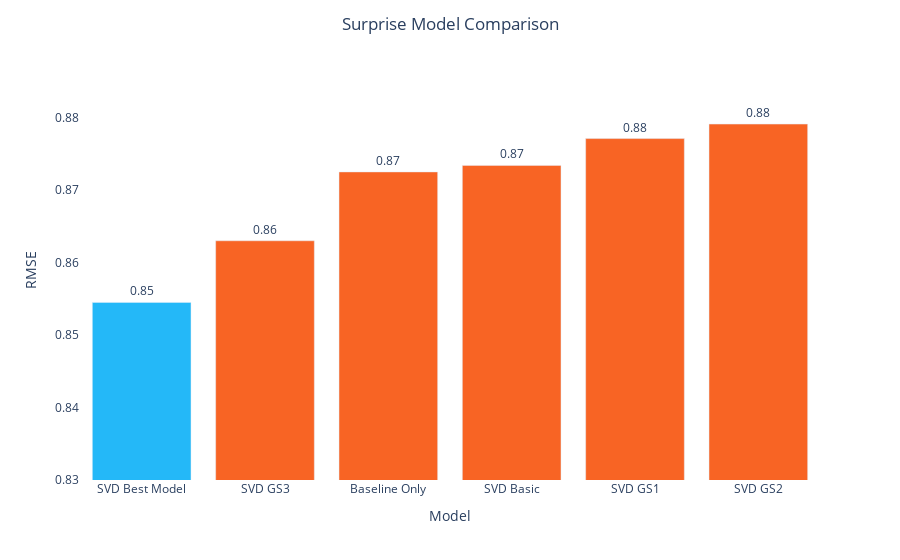

Notebook code cell kept with this figure:
### Code cell
import plotly.express as px

#using plotly to plot the model RMSE scores
fig = px.bar(model_df, x="Model", y="RMSE", text=y, text_auto='.2')

# marker color for all bars
colors = ['#f86424'] * len(x)

#changing color of best model
colors[0] = '#24b8f8'

fig.update_layout(
    plot_bgcolor='white',
    title_text='Surprise Model Comparison',
    title_x=0.5,
    xaxis_title="Model",
    yaxis_title="RMSE",
    yaxis=dict(
        tick0=0.8,
        dtick=0.01,
        tickformat='.2f',
        range=[0.83, max(y)*1.01]
    )
)

fig.update_traces(marker_color=colors, textposition="outside")

fig.show()

### Figure 1 — Plotly figure (JSON) as saved in the notebook; plotly's stock layout.template omitted (floating-point values rounded to 4 significant figures)
{"data": [{"alignmentgroup": "True", "hovertemplate": "Model=%{x}<br>RMSE=%{y}<br>text=%{text}<extra></extra>", "legendgroup": "", "marker": {"color": ["#24b8f8", "#f86424", "#f86424", "#f86424", "#f86424", "#f86424", "#f86424"], "pattern": {"shape": ""}}, "name": "", "offsetgroup": "", "orientation": "v", "showlegend": false, "text": [0.8725, 0.8734, 0.8771, 0.8791, 0.8611, 0.8538], "textposition": "outside", "texttemplate": "%{y:.2}", "type": "bar", "x": ["SVD Best Model", "SVD GS3", "Baseline Only", "SVD Basic", "SVD GS1", "SVD GS2"], "xaxis": "x", "y": [0.8545, 0.863, 0.8725, 0.8734, 0.8771, 0.8791], "yaxis": "y"}], "layout": {"barmode": "relative", "legend": {"tracegroupgap": 0}, "margin": {"t": 60}, "plot_bgcolor": "white", "title": {"text": "Surprise Model Comparison", "x": 0.5}, "xaxis": {"anchor": "y", "domain": [0, 1], "title": {"text": "Model"}}, "yaxis": {"anchor": "x", "domain": [0, 1], "dtick": 0.01, "range": [0.83, 0.8879], "tick0": 0.8, "tickformat": ".2f", "title": {"text": "RMSE"}}}}
